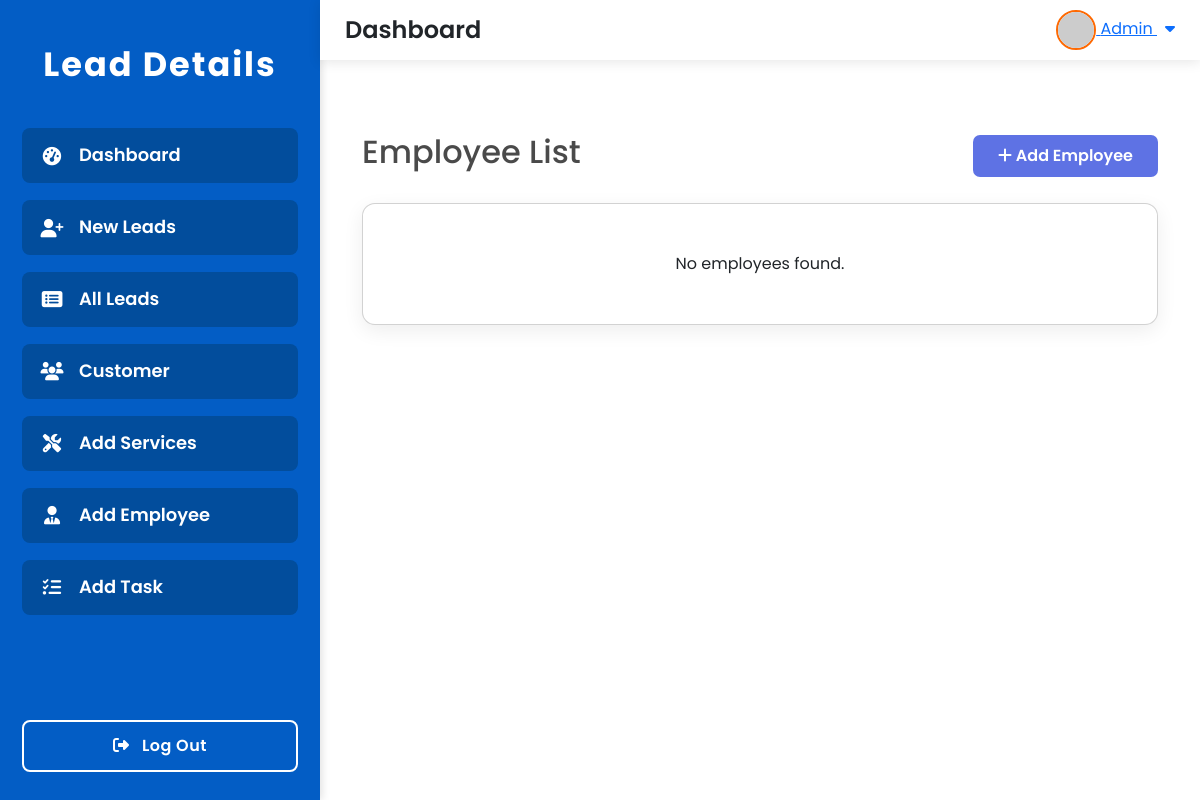
The app's page /employee_list/, older data.
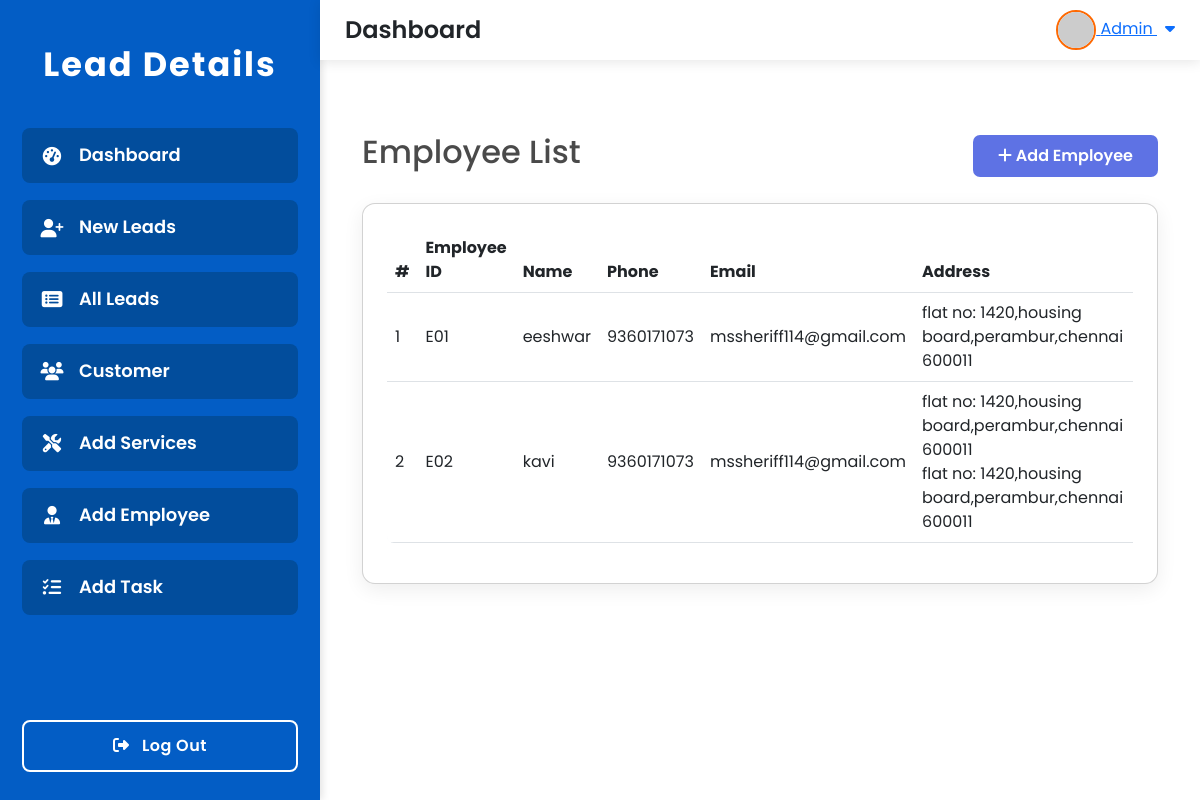
The same page, newer data.
### lead/models.py (models this page shows, shortened)
class Employee(models.Model):
    employee_id = models.CharField(max_length=20, unique=True)
    employee_name = models.CharField(max_length=100)
    phone_number = models.CharField(max_length=15)
    email = models.EmailField()
    address = models.TextField()

### lead/views.py (the view)
# urls.py: path('employee_list/',views.employee_list, name='employee_list'),
def employee_list(request):
    employees = Employee.objects.all().order_by('employee_id')
    return render(request, "employee_list.html", {"employees": employees})

### lead/templates/employee_list.html (shortened to what this page needs)
{% extends "base.html" %}
{% block content %}
<div class="container mt-5 mb-5">
  <div class="d-flex justify-content-between align-items-center mb-4">
    <h2>Employee List</h2>
    <a href="{% url 'add_employee' %}" class="btn btn-add">
      <i class="fas fa-plus"></i> Add Employee
    </a>
  </div>
  <div class="card p-4">
    {% if employees %}
      <div class="table-responsive">
        <table class="table align-middle">
          <thead>
  <tr>
    <th>#</th>
    <th>Employee ID</th>
    <th>Name</th>
    <th>Phone</th>
    <th>Email</th>
    <th>Address</th>
  </tr>
</thead>
<tbody>
  {% for employee in employees %}
  <tr>
    <td>{{ forloop.counter }}</td>
    <td>{{ employee.employee_id }}</td>
    <td>{{ employee.employee_name }}</td>
    <td>{{ employee.phone_number }}</td>
    <td>{{ employee.email }}</td>
    <td>{{ employee.address|linebreaksbr }}</td>
  </tr>
  {% endfor %}
</tbody>
        </table>
      </div>
    {% else %}
      <div class="text-center py-4">
        No employees found.
      </div>
    {% endif %}
  </div>
</div>
{% endblock %}

Row changes from the older to the newer data that the page shows:
added Employee: employee_id "E01", employee_name "eeshwar", phone_number "9360171073", email "mssheriff114@gmail.com", address "flat no: 1420,housing board,perambur,chennai 600011"
added Employee: employee_id "E02", employee_name "kavi", phone_number "9360171073", email "mssheriff114@gmail.com", address "flat no: 1420,housing board,perambur,chennai 600011 flat no: 1420,housing board,perambur,chennai 600011"
Text that changed along with them:
text no longer shown: "No employees found."
text now shown: "# Employee ID Name Phone Email Address"
